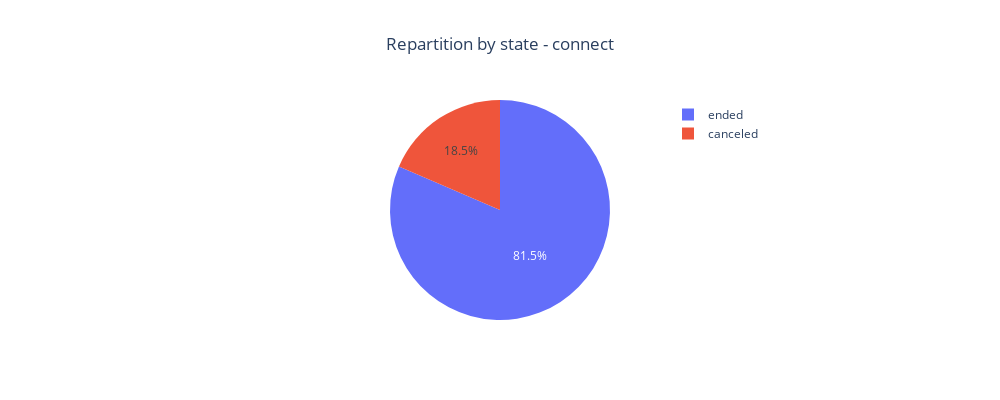

Notebook code for this chart:
### Markdown cell above
<a id='stateconnect'></a>
b - Repartition by state - connect

### Code cell
fig = px.pie(dataset[dataset['checkin_type'] == 'connect'], names='state', title= 'Repartition by state - connect', width = 1000, height=400)
fig.update_layout(title_x=0.5, legend=dict(x= 0.7))
fig.show();

### Figure 1 — Plotly figure (JSON) as saved in the notebook; plotly's stock layout.template omitted (floating-point values rounded to 4 significant figures; data arrays with more than 128 entries replaced by an {"elided": "..."} marker saying what was removed)
{"data": [{"domain": {"x": [0, 1], "y": [0, 1]}, "hovertemplate": "state=%{label}<extra></extra>", "labels": {"elided": "4307 str values"}, "legendgroup": "", "name": "", "showlegend": true, "type": "pie"}], "layout": {"height": 400, "legend": {"tracegroupgap": 0, "x": 0.7}, "title": {"text": "Repartition by state - connect", "x": 0.5}, "width": 1000}}
